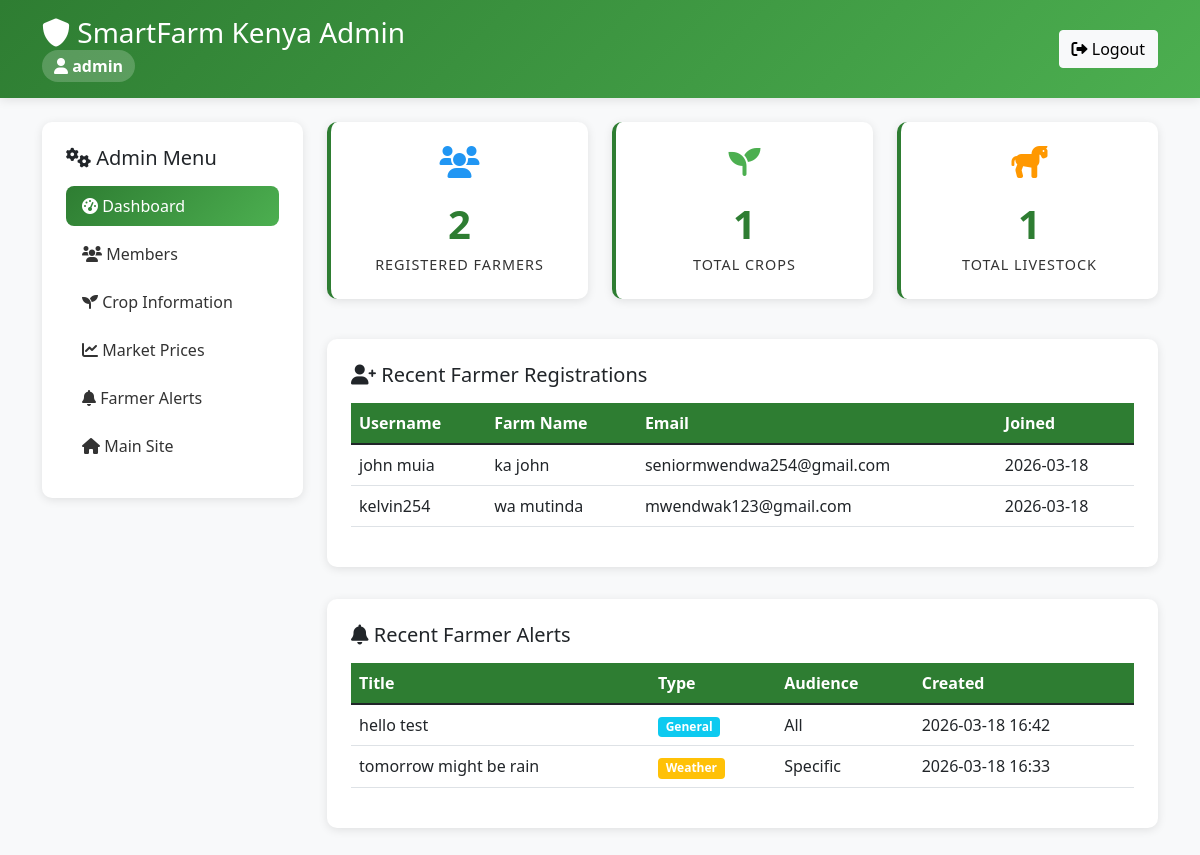
The app's page /admin/dashboard (signed in) with its own data.
### app.py (models this page shows, shortened)
class User(UserMixin, db.Model):
    id = db.Column(db.Integer, primary_key=True)
    username = db.Column(db.String(80), unique=True, nullable=False)
    email = db.Column(db.String(120), unique=True, nullable=False)
    password_hash = db.Column(db.String(128), nullable=False)
    farm_name = db.Column(db.String(100), nullable=False)
    created_at = db.Column(db.DateTime, default=datetime.utcnow)
    crops = db.relationship('Crop', backref='farmer', lazy=True, cascade='all, delete-orphan')
    livestock = db.relationship('Livestock', backref='farmer', lazy=True, cascade='all, delete-orphan')
    activities = db.relationship('Activity', backref='farmer', lazy=True, cascade='all, delete-orphan')
    images = db.relationship('FarmImage', backref='farmer', lazy=True, cascade='all, delete-orphan')

class FarmerAlert(db.Model):
    id = db.Column(db.Integer, primary_key=True)
    title = db.Column(db.String(200), nullable=False)
    message = db.Column(db.Text, nullable=False)
    alert_type = db.Column(db.String(50), nullable=False)  # general, weather, market, disease
    target_audience = db.Column(db.String(50), default='all')  # all, specific
    target_users = db.Column(db.Text)  # JSON string of user IDs for specific targeting
    is_active = db.Column(db.Boolean, default=True)
    admin_id = db.Column(db.Integer, db.ForeignKey('admin.id'), nullable=False)
    created_at = db.Column(db.DateTime, default=datetime.utcnow)
    expires_at = db.Column(db.DateTime)

### app.py (the view)
@app.route('/admin/dashboard')
def admin_dashboard():
    if 'admin_id' not in session:
        return redirect(url_for('admin_login'))
    total_users = User.query.count()
    total_crops = Crop.query.count()
    total_livestock = Livestock.query.count()
    recent_users = User.query.order_by(User.created_at.desc()).limit(5).all()
    recent_alerts = FarmerAlert.query.order_by(FarmerAlert.created_at.desc()).limit(5).all()
    return render_template('admin_dashboard.html',
                         total_users=total_users,
                         total_crops=total_crops,
                         total_livestock=total_livestock,
                         recent_users=recent_users,
                         recent_alerts=recent_alerts)

### templates/admin_dashboard.html (shortened to what this page needs)
<!DOCTYPE html>
<html lang="en">
<head>
    <link rel="stylesheet" href="https://cdnjs.cloudflare.com/ajax/libs/font-awesome/6.0.0/css/all.min.css">
    <link rel="stylesheet" href="https://cdn.jsdelivr.net/npm/bootstrap@5.1.3/dist/css/bootstrap.min.css">
</head>
<body>
    <header class="admin-header">
        <div class="container">
            <div class="d-flex justify-content-between align-items-center">
                <div>
                    <h1 class="h3 mb-0">
                        <i class="fas fa-shield-alt"></i> SmartFarm Kenya Admin
                    </h1>
                    <span class="admin-badge">
                        <i class="fas fa-user"></i> {{ session.get('admin_username', 'Admin') }}
                    </span>
                </div>
                <div>
                    <a href="{{ url_for('admin_logout') }}" class="btn btn-light">
                        <i class="fas fa-sign-out-alt"></i> Logout
                    </a>
                </div>
            </div>
        </div>
    </header>
    <div class="container mt-4">
        <div class="row">
            <div class="col-md-3">
                <div class="content-card">
                    <h5 class="mb-3">
                        <i class="fas fa-cogs"></i> Admin Menu
                    </h5>
                    <nav class="nav nav-pills flex-column">
                        <a class="nav-link active" href="{{ url_for('admin_dashboard') }}">
                            <i class="fas fa-tachometer-alt"></i> Dashboard
                        </a>
                        <a class="nav-link" href="{{ url_for('admin_members') }}">
                            <i class="fas fa-users"></i> Members
                        </a>
                        <a class="nav-link" href="{{ url_for('admin_crop_info') }}">
                            <i class="fas fa-seedling"></i> Crop Information
                        </a>
                        <a class="nav-link" href="{{ url_for('admin_market_prices') }}">
                            <i class="fas fa-chart-line"></i> Market Prices
                        </a>
                        <a class="nav-link" href="{{ url_for('admin_alerts') }}">
                            <i class="fas fa-bell"></i> Farmer Alerts
                        </a>
                        <a class="nav-link" href="{{ url_for('index') }}">
                            <i class="fas fa-home"></i> Main Site
                        </a>
                    </nav>
                </div>
            </div>
            <div class="col-md-9">
                <div class="row mb-4">
                    <div class="col-md-4 mb-3">
                        <div class="stat-card">
                            <div class="text-center">
                                <i class="fas fa-users fa-2x mb-3" style="color: var(--info);"></i>
                                <div class="stat-number">{{ total_users }}</div>
                                <div class="stat-label">Registered Farmers</div>
                            </div>
                        </div>
                    </div>
                    <div class="col-md-4 mb-3">
                        <div class="stat-card">
                            <div class="text-center">
                                <i class="fas fa-seedling fa-2x mb-3" style="color: var(--success);"></i>
                                <div class="stat-number">{{ total_crops }}</div>
                                <div class="stat-label">Total Crops</div>
                            </div>
                        </div>
                    </div>
                    <div class="col-md-4 mb-3">
                        <div class="stat-card">
                            <div class="text-center">
                                <i class="fas fa-horse fa-2x mb-3" style="color: var(--warning);"></i>
                                <div class="stat-number">{{ total_livestock }}</div>
                                <div class="stat-label">Total Livestock</div>
                            </div>
                        </div>
                    </div>
                </div>
                <div class="content-card">
                    <h5 class="mb-3">
                        <i class="fas fa-user-plus"></i> Recent Farmer Registrations
                    </h5>
                    {% if recent_users %}
                    <div class="table-responsive">
                        <table class="table table-hover">
                            <thead>
                                <tr>
                                    <th>Username</th>
                                    <th>Farm Name</th>
                                    <th>Email</th>
                                    <th>Joined</th>
                                </tr>
                            </thead>
                            <tbody>
                                {% for user in recent_users %}
                                <tr>
                                    <td>{{ user.username }}</td>
                                    <td>{{ user.farm_name }}</td>
                                    <td>{{ user.email }}</td>
                                    <td>{{ user.created_at.strftime('%Y-%m-%d') }}</td>
                                </tr>
                                {% endfor %}
                            </tbody>
                        </table>
                    </div>
                    {% else %}
                    <p class="text-muted">No recent registrations.</p>
                    {% endif %}
                </div>
                <div class="content-card">
                    <h5 class="mb-3">
                        <i class="fas fa-bell"></i> Recent Farmer Alerts
                    </h5>
                    {% if recent_alerts %}
                    <div class="table-responsive">
                        <table class="table table-hover">
                            <thead>
                                <tr>
                                    <th>Title</th>
                                    <th>Type</th>
                                    <th>Audience</th>
                                    <th>Created</th>
                                </tr>
                            </thead>
                            <tbody>
                                {% for alert in recent_alerts %}
                                <tr>
                                    <td>{{ alert.title }}</td>
                                    <td>
                                        <span class="badge bg-{{ 'info' if alert.alert_type == 'general' else 'warning' if alert.alert_type == 'weather' else 'success' if alert.alert_type == 'market' else 'danger' }}">
                                            {{ alert.alert_type.title() }}
                                        </span>
                                    </td>
                                    <td>{{ alert.target_audience.title() }}</td>
                                    <td>{{ alert.created_at.strftime('%Y-%m-%d %H:%M') }}</td>
                                </tr>
                                {% endfor %}
                            </tbody>
                        </table>
                    </div>
                    {% else %}
                    <p class="text-muted">No recent alerts.</p>
                    {% endif %}
                </div>
            </div>
        </div>
    </div>
</body>
</html>

### templates/admin_dashboard.html (style rules this page uses)
:root { --primary-green: #2E7D32; --success: #4CAF50; --warning: #FF9800; --danger: #F44336; --info: #2196F3; --light-gray: #F5F5F5; --dark-gray: #333333; --white: #FFFFFF; }
body { background-color: #f8f9fa; font-family: 'Segoe UI', Tahoma, Geneva, Verdana, sans-serif; }
.admin-header { background: linear-gradient(135deg, var(--primary-green), var(--success)); color: white; padding: 1rem 0; box-shadow: 0 2px 10px rgba(0,0,0,0.1); }
.admin-badge { background: rgba(255,255,255,0.2); padding: 0.25rem 0.75rem; border-radius: 20px; font-weight: bold; display: inline-block; }
.stat-card { background: white; border-radius: 10px; padding: 1.5rem; box-shadow: 0 2px 10px rgba(0,0,0,0.1); transition: transform 0.3s ease; border-left: 4px solid var(--primary-green); }
.stat-number { font-size: 2.5rem; font-weight: bold; color: var(--primary-green); }
.stat-label { color: var(--dark-gray); font-size: 0.9rem; text-transform: uppercase; letter-spacing: 1px; }
.nav-pills .nav-link { border-radius: 8px; margin-bottom: 0.5rem; color: var(--dark-gray); transition: all 0.3s ease; }
.nav-pills .nav-link.active { background: linear-gradient(135deg, var(--primary-green), var(--success)); color: white; }
.content-card { background: white; border-radius: 10px; padding: 1.5rem; box-shadow: 0 2px 10px rgba(0,0,0,0.1); margin-bottom: 2rem; }
.table th { background-color: var(--primary-green); color: white; border: none; }

### records on screen
User: username "john muia", farm_name "ka john", email "seniormwendwa254@gmail.com", created_at "2026-03-18"
User: username "kelvin254", farm_name "wa mutinda", email "mwendwak123@gmail.com", created_at "2026-03-18"
FarmerAlert: title "hello test", alert_type "General", target_audience "All", created_at "2026-03-18 16:42"
FarmerAlert: title "tomorrow might be rain", alert_type "Weather", target_audience "Specific", created_at "2026-03-18 16:33"

### other values on screen
{{ session.get('admin_username', 'Admin') }} "admin"
{{ total_users }} "2"
{{ total_crops }} "1"
{{ total_livestock }} "1"
